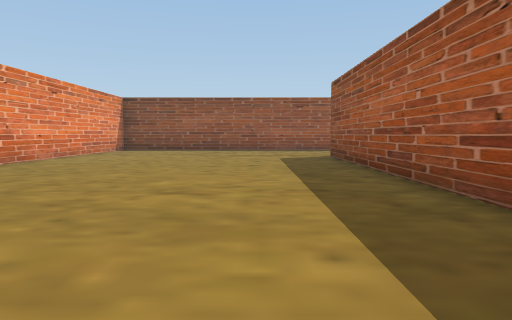
[1] (above)

17 first-person views from a walk through a Unity game level. The camera is 1.5 m above the floor, tilts 4° down and sees 70° across. The floor is counted in squares, 2 m on a side. Each view is taken from the middle of a square. On the plan, view 1 faces up. The plan holds only what a view shows up to about 11 squares ahead; the rest is blank. The place goes on beyond the plan. The player is left out.

[2]
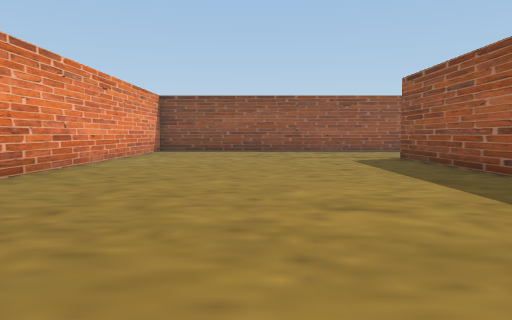

[3]
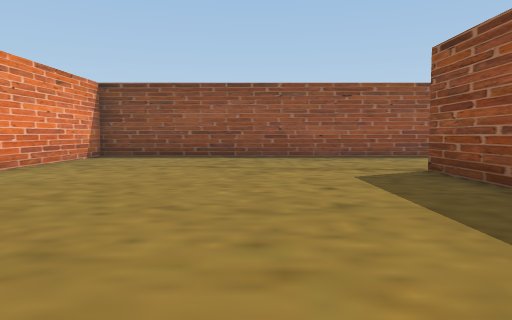

[4]
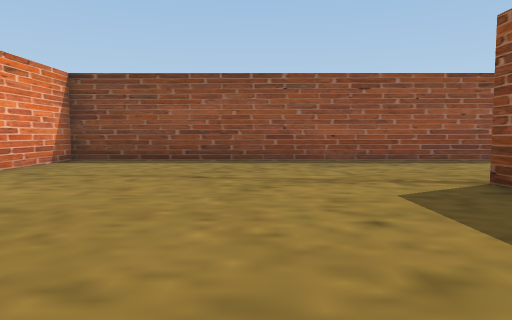

[5]
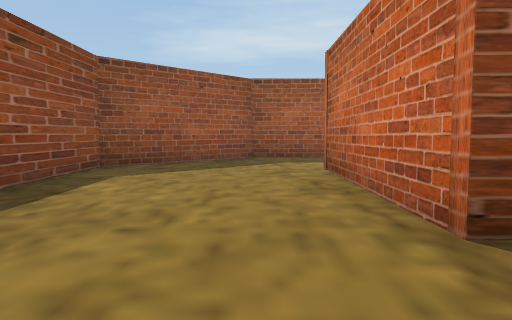

[6]
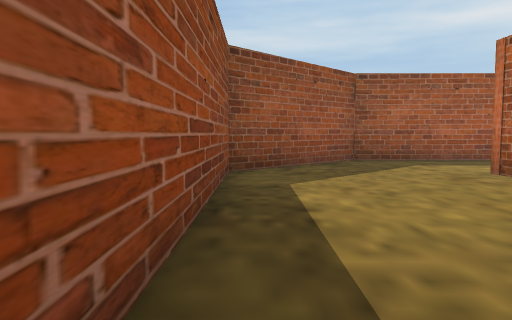

[7]
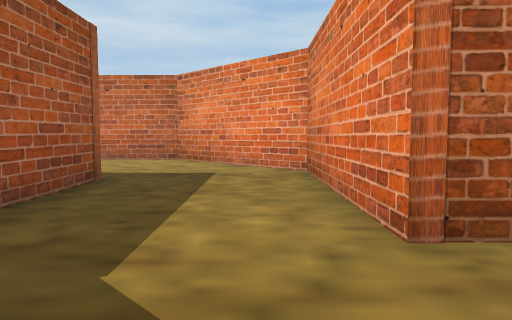

[8]
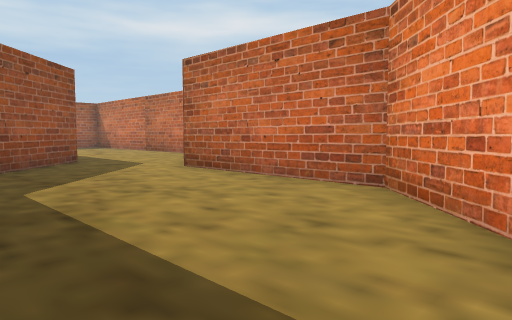

[9]
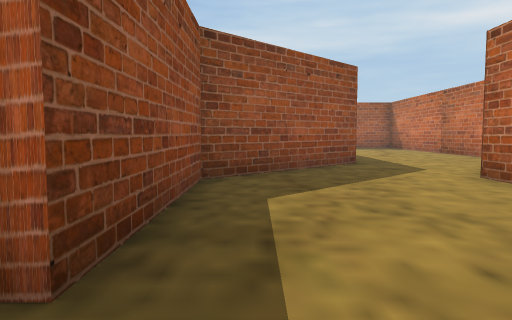

[10]
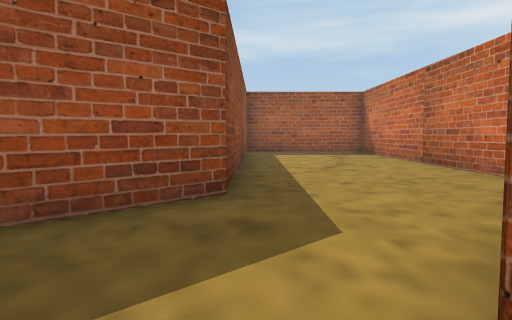

[11]
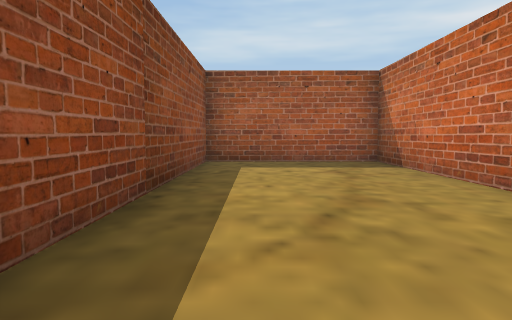

[12]
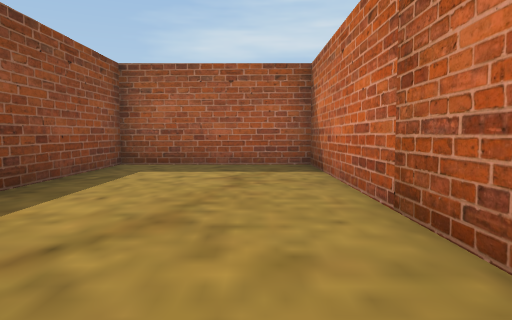

[13]
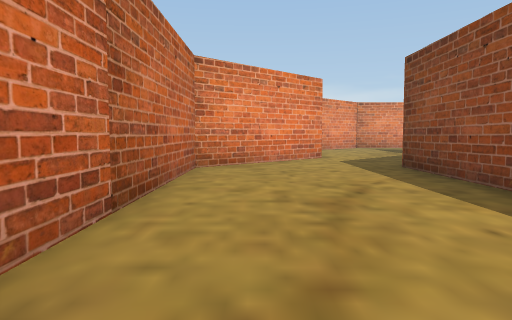

[14]
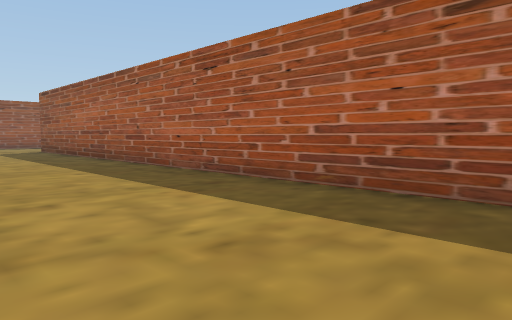

[15]
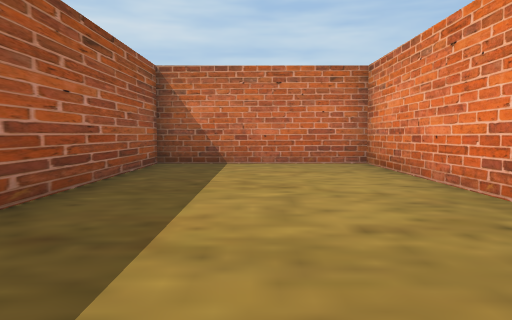

[16]
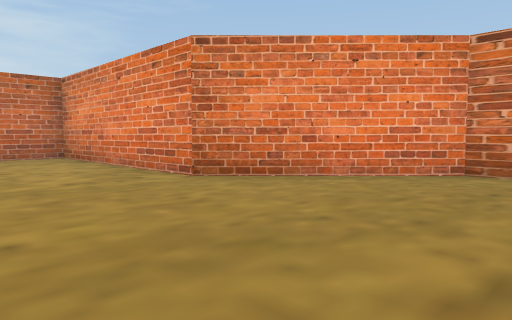

[17]
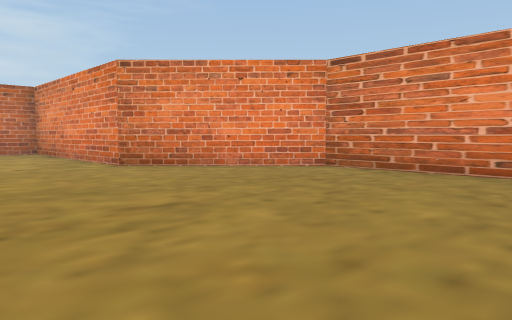

### Floor plan
Points are (right, up) in squares from view 1. A wall is a line through its corners. A room is listed if a view was taken in it or the views show most of it. See-through windows are left out.
Room 1 (views 1, 2, 3, 4, 5, 6, 7, 8, 9, 10, 14, 15, 16, 17)
walls: (17, 3.4) (19.8, 0.6); (19.6, 5.4) (16, 8.9) (11.6, 8.9) (11.6, 14.2) (8.3, 17.5) (-6.3, 17.5) (-6.3, 3) (-2.9, -0.5) (-2.9, -7.4) (2.5, -7.4) (2.5, 12.5) (8, 12.5) (8, 7.5) (11.3, 4.1) (16.4, 4.1)
ways out: opening at (19, 3) to room 2
Room 2 (views 11, 12, 13)
walls: (19.8, 0.6) (30.1, 0.6) (30.1, 5.4) (19.6, 5.4)
ways out: opening at (19, 3) to room 1

Positions as (right, up) in squares from view 1, and headings:
1: (0, 0), facing up
2: (-2, 1), facing up
3: (-1, 5), facing up
4: (-1, 7), facing up
5: (0, 14), facing right
6: (1, 17), facing right
7: (9, 15), facing down
8: (9, 9), facing down-right
9: (10, 8), facing right
10: (15, 5), facing right
11: (20, 4), facing right
12: (21, 2), facing right
13: (28, 2), facing left
14: (-2, -5), facing up-right
15: (0, 2), facing down
16: (1, 5), facing down-left
17: (1, 8), facing down-left
